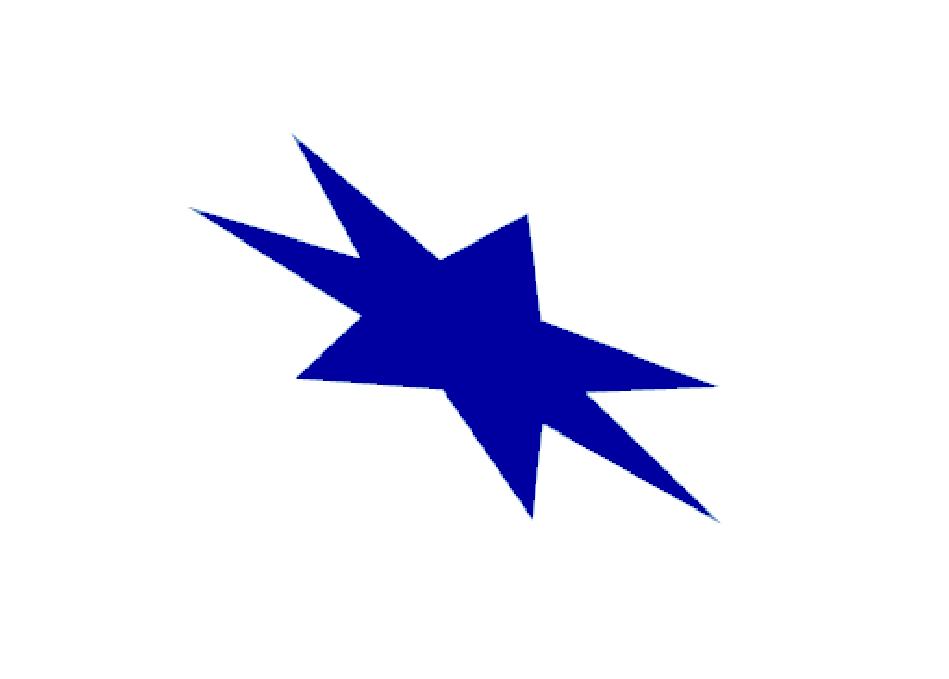
#> input picture OpenCV/images/star.png, 949 x 679 px, found by its file name
$ python Ex19-2.Convex2.py
#> lines starting #> are read from the running program, lines starting #| are printed output that depends on the picture; after the words box and inside, x2 and y2 are one past the last pixel; in counts of white or black regions, pixels touching at a corner belong together
import numpy as np
import cv2

def convex_rect():
    img = cv2.imread('E:/Python_Study/OpenCV/images/star.png')
#> img is the input picture: shape (679, 949, 3); mean B, G, R 246.8, 233.1, 232.9
    img_gray = cv2.cvtColor(img, cv2.COLOR_BGR2GRAY)
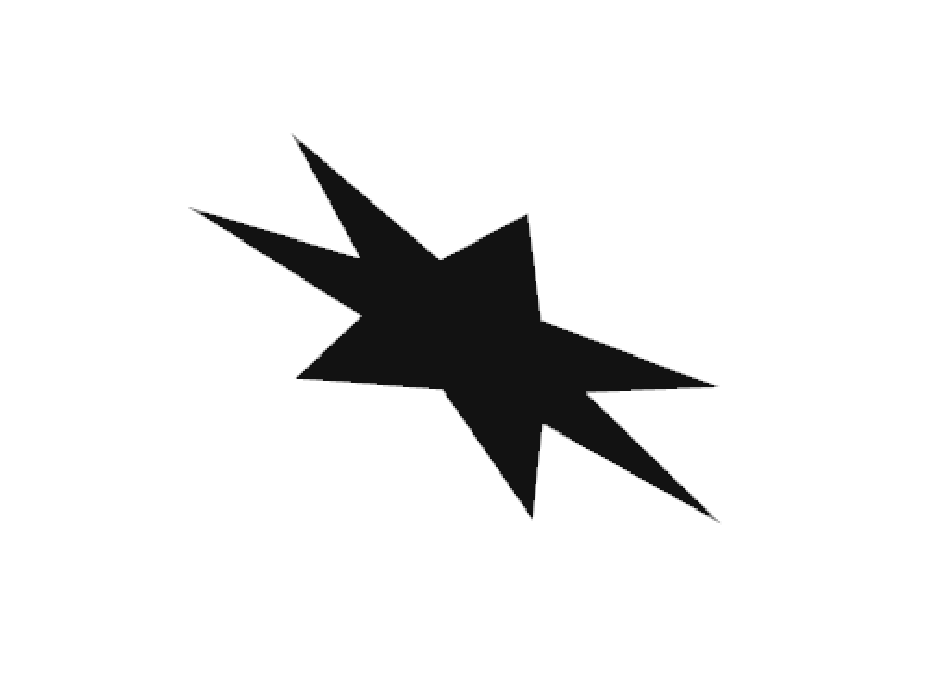
#> img_gray: shape (679, 949); min 18, max 255, mean 234.6

    ret, thr = cv2.threshold(img_gray, 127, 255, 0)
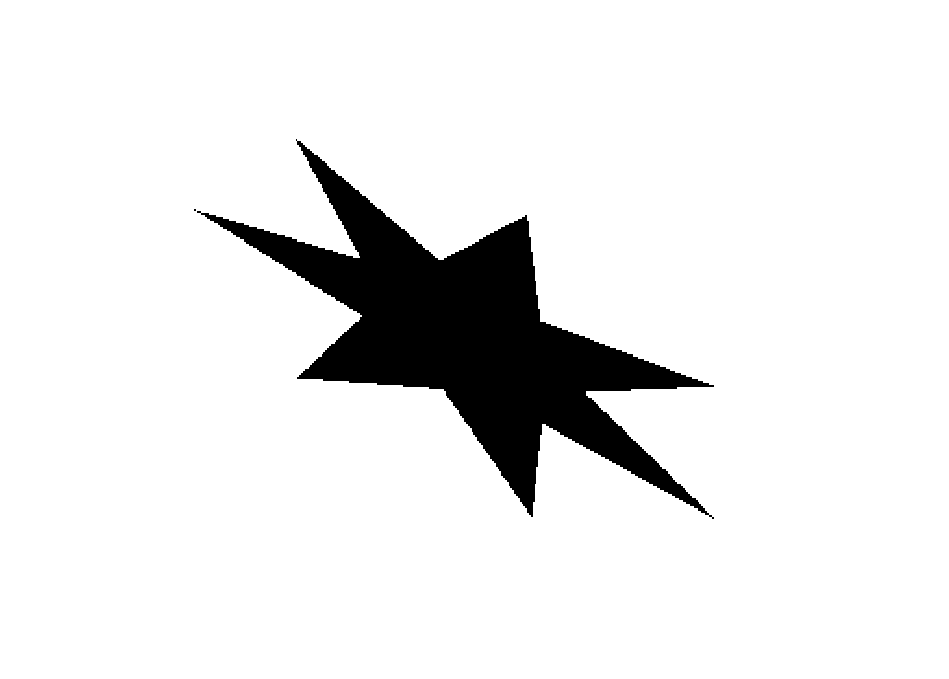
#> thr: shape (679, 949); 91.5% white; 2 black regions (1 under 20 px)
    contours, _ = cv2.findContours(thr, cv2.RETR_TREE, cv2.CHAIN_APPROX_SIMPLE)
#> contours = 7 contours, 5 with area under 20; largest, box (x1, y1, x2, y2) and area: (0, 0, 949, 679) 642744, (200, 140, 715, 518) 55613

    cnt = contours[5]
#> cnt = contour of 1234 points, box (x1, y1, x2, y2) (200, 140, 715, 518), area 55613

    x, y, w, h = cv2.boundingRect(cnt)
#> x = 200; y = 140; w = 515; h = 378
    cv2.rectangle(img, (x,y), (x+w, y+h), (0,0,255), 3)

    rect = cv2.minAreaRect(cnt)
#> rect = ((472.7, 332.6), (258.5, 591.3), -59.47)
    box = cv2.boxPoints(rect)
#> box = [[661.8, 594.1], [152.4, 293.7], [283.7, 71.1], [793, 371.5]]
    box = np.int0(box)
#> box = [[661, 594], [152, 293], [283, 71], [793, 371]]

    cv2.drawContours(img, [box], 0, (0,255,0), 3)

    cv2.imshow('rectangle', img)

def convex_circle():
    img = cv2.imread('E:/Python_Study/OpenCV/images/star.png')
    img_gray = cv2.cvtColor(img, cv2.COLOR_BGR2GRAY)

    rows, cols = img.shape[:2]
#> rows = 679; cols = 949

    ret, thr = cv2.threshold(img_gray, 127, 255, 0)
    contours, _ = cv2.findContours(thr, cv2.RETR_TREE, cv2.CHAIN_APPROX_SIMPLE)

    cnt = contours[5]

    (x,y), r = cv2.minEnclosingCircle(cnt)
#> x = 454.5; y = 363.5; r = 295.7
    center = (int(x),int(y))
#> center = (454, 363)
    r = int(r)
#> r = 295

    cv2.circle(img, center, r, (255,0,0), 3)

    ellipse = cv2.fitEllipse(cnt)
#> ellipse = ((467.8, 337.6), (213.8, 491), 122.3)
    cv2.ellipse(img, ellipse, (0,255,0), 3)

    [vx, vy, x, y] = cv2.fitLine(cnt, cv2.DIST_L2, 0, 0.01, 0.01)
#> vx = [0.819]; vy = [0.573]; x = [459.5]; y = [333.7]
    ly = int((-x*vy/vx)+y)
#> ly = 12
    ry = int(((cols-x)*vy/vx)+y)
#> ry = 676

    cv2.line(img, (cols-1, ry), (0,ly), (0,0,255), 2)
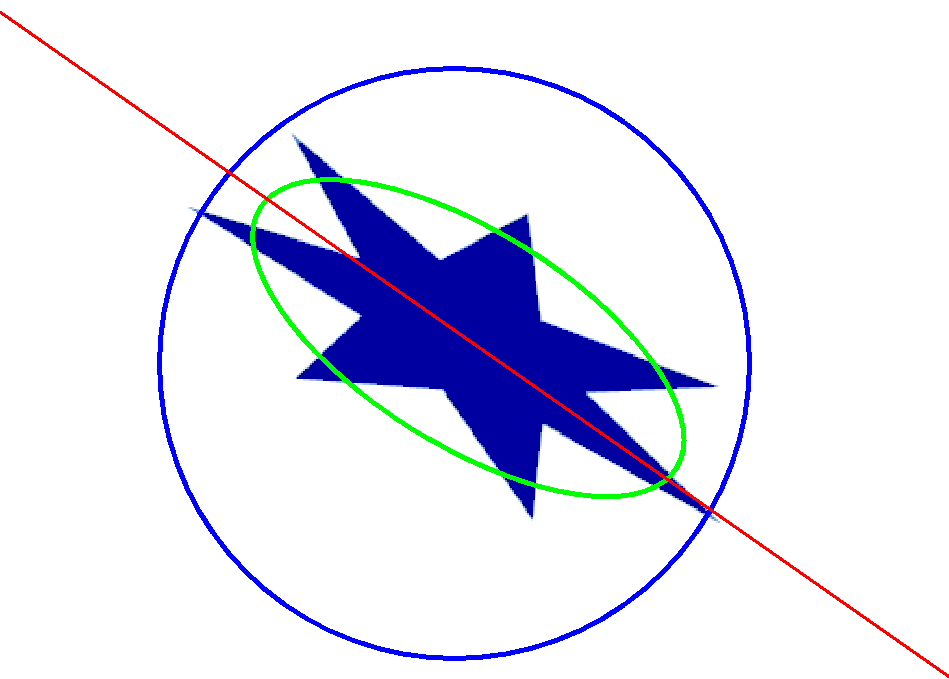
#> img: shape (679, 949, 3); mean B, G, R 243.5, 229, 228

    cv2.imshow('fitting', img)

convex_rect()
convex_circle()

cv2.waitKey(0)
cv2.destroyAllWindows()
